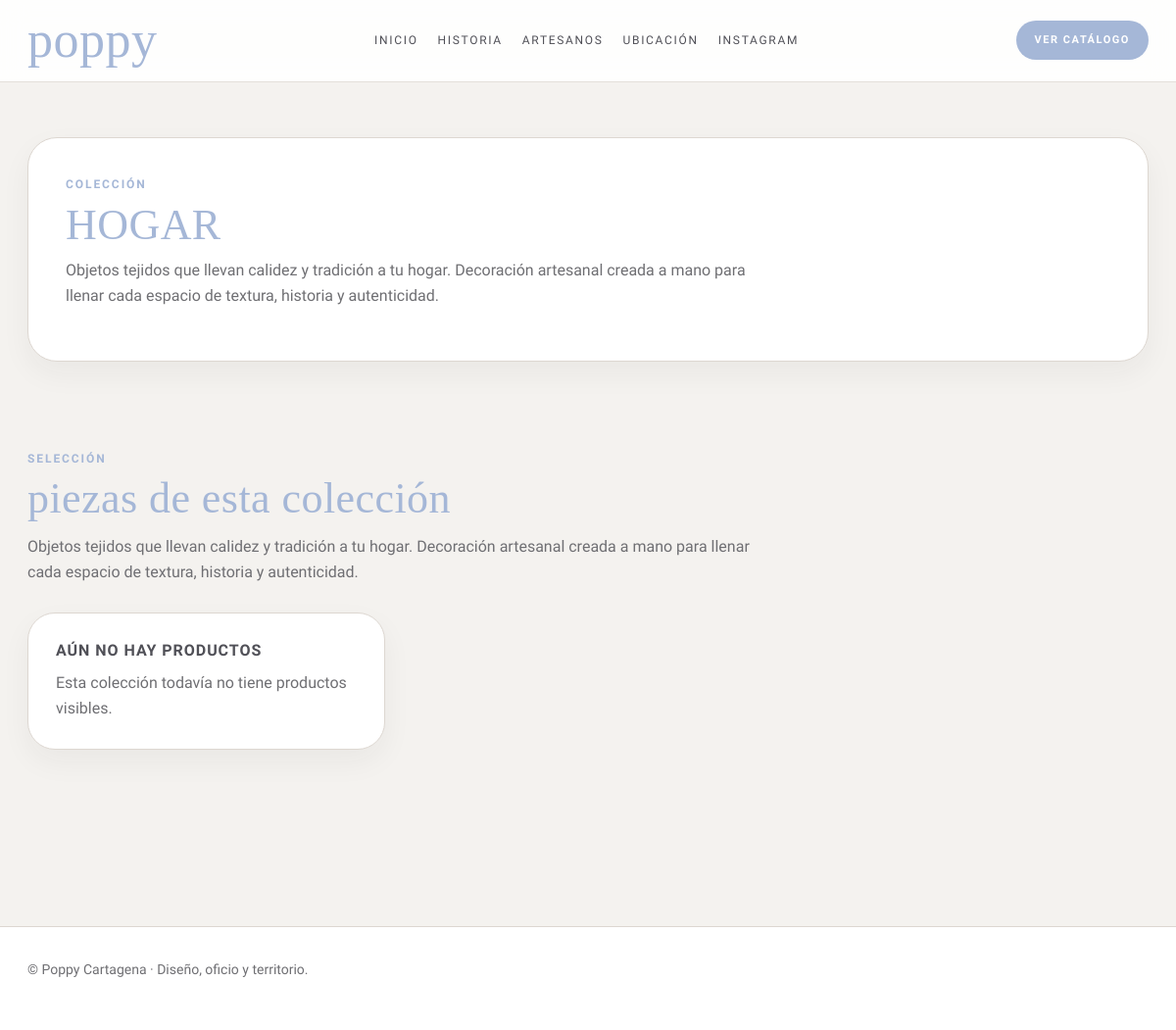
/colecciones/hogar/, run on the app's committed database.
### catalogo/models.py (models this page shows, shortened)
class Coleccion(models.Model):
    nombre = models.CharField(max_length=200)
    slug = models.SlugField(unique=True)
    descripcion = models.TextField(blank=True)
    imagen = models.ImageField(upload_to="catalogo/colecciones/", blank=True, null=True)
    orden = models.PositiveIntegerField(default=0)
    activa = models.BooleanField(default=True)

### catalogo/views.py (the view)
# urls.py: path("colecciones/<slug:slug>/", views.coleccion_detalle, name="coleccion_detalle"),
def coleccion_detalle(request, slug):
    coleccion = get_object_or_404(Coleccion, slug=slug, activa=True)
    productos = coleccion.productos.filter(activo=True).order_by("-destacado", "nombre")
    return render(request, "catalogo/coleccion_detalle.html", {
        "coleccion": coleccion,
        "productos": productos,
    })

### templates/catalogo/coleccion_detalle.html
{% extends "base.html" %}
{% load money_filters %}
{% block content %}
{% if coleccion.imagen %}
<section
    class="hero"
    style="
        background:
        linear-gradient(rgba(165,183,215,0.42), rgba(165,183,215,0.42)),
        url('{{ coleccion.imagen.url }}');
        background-size: cover;
        background-position: center;
        color: white;
        border-radius: 30px;
        overflow: hidden;
        margin-bottom: 60px;
    "
>
    <div class="hero-overlay">
        <div class="hero-content">
            <p class="eyebrow">Colección</p>
            <h1>{{ coleccion.nombre }}</h1>
            {% if coleccion.descripcion %}
                <p class="hero-text">{{ coleccion.descripcion }}</p>
            {% endif %}
        </div>
    </div>
</section>
{% else %}
<section class="section">
    <div class="card" style="padding:38px; border-radius:30px;">
        <p class="section-label">Colección</p>
        <h2 class="editorial-title" style="margin-bottom:12px;">{{ coleccion.nombre }}</h2>
        {% if coleccion.descripcion %}
            <p style="max-width:720px;">{{ coleccion.descripcion }}</p>
        {% endif %}
    </div>
</section>
{% endif %}
<section class="section">
    <div class="section-header">
        <p class="section-label">Selección</p>
        <h2 class="editorial-title">piezas de esta colección</h2>
        {% if coleccion.descripcion %}
            <p>{{ coleccion.descripcion }}</p>
        {% else %}
            <p>Explora los productos disponibles dentro de esta colección.</p>
        {% endif %}
    </div>
    <div class="grid grid-3">
        {% for producto in productos %}
            <a href="{% url 'producto_detalle' producto.slug %}" class="card editorial-card">
                {% with producto.imagenes.first as img %}
                    {% if img %}
                        <div
                            class="card-image"
                            style="
                                background-image:url('{{ img.imagen.url }}');
                                background-size:cover;
                                background-position:center;
                            "
                        ></div>
                    {% else %}
                        <div class="card-image soft-bg-2"></div>
                    {% endif %}
                {% endwith %}
                <div class="card-body">
                    <h3>{{ producto.nombre }}</h3>
                    {% if producto.material %}
                        <p>{{ producto.material }}</p>
                    {% endif %}
                    {% if producto.precio %}
                        <p>
                            <strong style="color:var(--poppy-blue);">
                                {{ producto.precio|cop }}
                            </strong>
                        </p>
                    {% endif %}
                </div>
            </a>
        {% empty %}
            <div class="card" style="padding:28px;">
                <h3 style="margin-bottom:10px;">Aún no hay productos</h3>
                <p style="margin-bottom:0;">Esta colección todavía no tiene productos visibles.</p>
            </div>
        {% endfor %}
    </div>
</section>
{% endblock %}

### data on the page
Coleccion: nombre "HOGAR", descripcion "Objetos tejidos que llevan calidez y tradición a tu hogar. Decoración artesanal creada a mano para llenar cada espacio de textura, historia y autenticidad."
